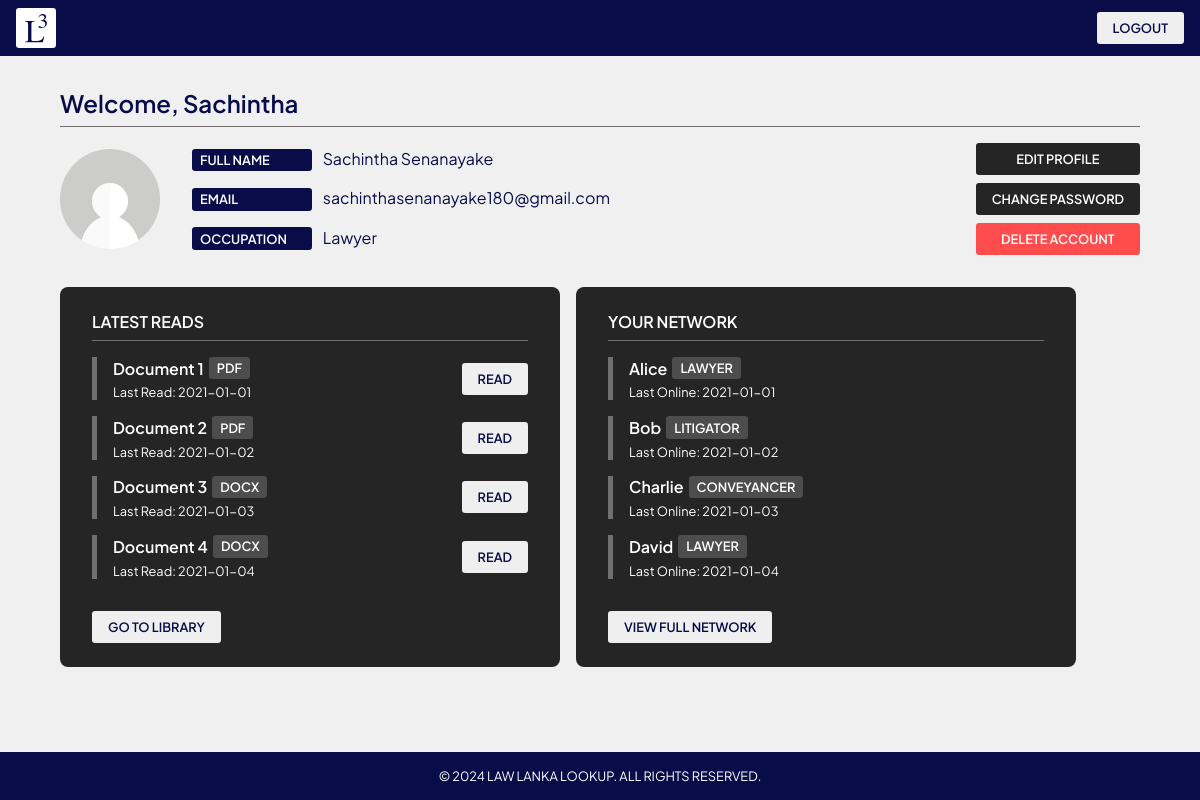
The app's page /dashboard (signed in) with its own data.
### tables this page shows
CREATE TABLE users (
                    id INTEGER PRIMARY KEY AUTOINCREMENT,
                    email TEXT UNIQUE,
                    full_name TEXT,
                    occupation TEXT,
                    password TEXT
                );

### app.py (the view)
@app.route("/dashboard", methods=["GET"])
def dashboard():
    if "user_id" not in session:
        return redirect(url_for("login"))
    status = db.select_user(user_id=session["user_id"])
    if not status["success"]:
        return redirect(url_for("login"))
    user = {
        "first_name": status["user"]["full_name"].split()[0].capitalize(),
        "full_name": status["user"]["full_name"],
        "email": status["user"]["email"],
        "occupation": status["user"]["occupation"],
    }
    return render_template(
        "dashboard.html", user=user, latest_reads=latest_reads, last_online=last_online
    )

### database.py (called while the page is built)
    def get_connection(self):
        conn = sqlite3.connect(self.database_url)
        conn.row_factory = sqlite3.Row
        return conn

    def select_user(self, user_id=None, email=None):
        conn = self.get_connection()
        status = {}
        try:
            cursor = conn.execute(
                """
                SELECT * FROM users
                WHERE id = ? OR email = ?
                """,
                (user_id, email),
            )
            user = cursor.fetchone()
            if user is None:
                raise sqlite3.Error("User does not exist, please register first.")
            status = {
                "success": True,
                "message": "User retrieved successfully.",
                "user": dict(user),
            }
        except sqlite3.Error as e:
            status = {"success": False, "message": str(e)}
        finally:
            conn.close()
        return status

### templates/dashboard.html (shortened to what this page needs)
<!DOCTYPE html>
<html lang="en">
  <head>
    <link
      href="{{ url_for('static', filename='styles/common.css') }}"
      rel="stylesheet"
    />
    <link
      href="{{ url_for('static', filename='styles/dashboard.css') }}"
      rel="stylesheet"
    />
  </head>
  <body class="container cols">
    <header id="navbar" class="rows">
      <img
        src="{{ url_for('static', filename='images/logo.svg') }}"
        alt="Law Lanka Lookup Logo"
        id="logo"
        height="50"
        width="50"
      />
      <section id="nav-buttons" class="rows">
        <button class="button" id="logout">Logout</button>
      </section>
    </header>
    <main class="container cols">
      <section id="profile" class="cols">
        <p class="title" id="welcome">Welcome, {{ user.first_name }}</p>
        <div id="profile-details" class="rows">
          <img
            src="{{ url_for('static', filename='images/avatar.jpg') }}"
            id="profile-image"
            alt="Profile Image"
            height="100"
            width="100"
          />
          <div id="details" class="cols">
            <p><span class="badge">Full Name</span> {{ user.full_name }}</p>
            <p><span class="badge">Email</span> {{ user.email }}</p>
            <p><span class="badge">Occupation</span> {{ user.occupation }}</p>
          </div>
          <div id="controls" class="cols">
            <button class="button secondary">Edit Profile</button>
            <button class="button secondary">Change Password</button>
            <button class="button danger">Delete Account</button>
          </div>
        </div>
      </section>
      <div id="divider" class="rows">
        <section id="latest-reads" class="card cols">
          <p class="card-title">Latest Reads</p>
          <div class="items cols">
            {% for document in latest_reads %}
            <div class="item rows">
              <div class="cols">
                <div class="rows">
                  <p class="name">{{ document.name }}</p>
                  <span class="badge">{{ document.type }}</span>
                </div>
                <p class="small">Last Read: {{ document.date }}</p>
              </div>
              <button class="button">Read</button>
            </div>
            {% endfor %}
          </div>
          <div class="controls">
            <button id="library" class="button">Go to Library</button>
          </div>
        </section>
        <section id="your-network" class="card cols">
          <p class="card-title">Your Network</p>
          <div class="items cols">
            {% for user in last_online %}
            <div class="item rows">
              <div class="cols">
                <div class="rows">
                  <p class="name">{{ user.name }}</p>
                  <span class="badge">{{ user.expertise }}</span>
                </div>
                <p class="small">Last Online: {{ user.last_online }}</p>
              </div>
            </div>
            {% endfor %}
          </div>
          <div class="controls">
            <button id="network" class="button">View Full Network</button>
          </div>
        </section>
      </div>
    </main>
    <footer class="rows">
      <p>&copy; 2024 Law Lanka Lookup. All Rights Reserved.</p>
    </footer>
  </body>
</html>

### static/styles/common.css (style rules this page uses)
:root { --primary-color: #080d49; --secondary-color: #252525; --text-color: #ffffff; --background-color: #f0f0f0; --danger-color: #ff4d4d; --success-color: #00b158; --primary-hover-color: #d6d9f0; --secondary-hover-color: #3a3a3a; --danger-hover-color: #ff6666; --danger-light-hover-color: #ffdfdf; --border-color: #707070; --primary-badge-color: #080d49; --secondary-badge-color: #4d4d4d; --modal-transparent-background: #ffffffdd; }
* { font-family: "Plus Jakarta Sans", sans-serif; box-sizing: border-box; color: var(--primary-color); margin: 0; padding: 0; }
.container { display: flex; height: 100%; }
.cols { display: flex; flex-direction: column; align-items: center; justify-content: center; gap: 1rem; }
.rows { display: flex; flex-direction: row; align-items: center; justify-content: center; gap: 1rem; }
.button { font-family: "Plus Jakarta Sans", sans-serif; font-size: 0.8rem; padding: 0.5rem 1rem; border: none; border-radius: 0.2rem; cursor: pointer; color: var(--primary-color); font-weight: 600; text-transform: uppercase; transition: background-color 0.2s ease-in-out; }
.button.secondary { background-color: var(--secondary-color); color: var(--text-color); }
.button.danger { background-color: var(--danger-color); color: var(--text-color); }
.card { background-color: var(--secondary-color); padding: 1.5rem 2rem; width: 600px; border-radius: 0.5rem; }
.card p, .card label { color: var(--text-color); }
.card p.card-title { font-weight: 600; text-transform: uppercase; margin: 0 0 1rem 0; padding-bottom: 0.5rem; border-bottom: 1px solid var(--border-color); }
.card div.controls { margin-top: 2rem; }
body.container.cols { height: 100vh; background-color: var(--background-color); }
img#logo { cursor: pointer; width: 40px; height: 40px; }
span.badge { background-color: var(--primary-badge-color); color: var(--text-color); padding: 0.2rem 0.5rem; border-radius: 0.2rem; font-size: 0.8rem; font-weight: 600; text-transform: uppercase; }
header { background-color: var(--primary-color); }
header#navbar { width: 100%; justify-content: left; padding: 0.5rem 1rem; }
header#navbar section#nav-buttons { margin-left: auto; }
footer.rows { background-color: var(--primary-color); width: 100%; padding: 1rem 0; }
footer.rows p { color: var(--text-color); text-transform: uppercase; font-size: 0.8rem; }

### static/styles/dashboard.css (style rules this page uses)
main.container.cols { justify-content: flex-start; align-items: flex-start; width: 90%; margin: 1rem auto; gap: 2rem; }
main section#profile { align-items: flex-start; width: 100%; }
main section#profile p.title { font-size: 1.5rem; font-weight: 600; padding-bottom: 0.5rem; border-bottom: 1px solid var(--border-color); width: 100%; }
main section#profile img#profile-image { border-radius: 100%; }
main section#profile div#profile-details { gap: 2rem; width: 100%; }
main section#profile div#profile-details div#details { align-items: flex-start; }
main section#profile div#profile-details div#details span.badge { margin-right: 0.5rem; width: 120px; display: inline-block; }
main section#profile div#controls { align-items: flex-start; margin-left: auto; gap: 0.5rem; }
main section#profile div#controls button { width: 100%; }
main div#divider { flex: 1; align-items: flex-start; justify-content: flex-start; width: 100%; }
main div#divider section.card { align-items: flex-start; gap: 0; width: 500px; }
main div#divider section.card p.card-title { width: 100%; }
main div#divider section.card div.items { width: 100%; align-items: flex-start; }
main div#divider section.card div.items div.item { padding-left: 1rem; border-left: 5px solid var(--border-color); width: 100%; }
main div#divider section.card div.items div.item div.cols { align-items: flex-start; gap: 5px; width: 100%; }
main div#divider section.card div.items div.item div.cols div.rows { gap: 5px; }
main div#divider section.card div.items div.item div.cols div.rows p.name { font-weight: 600; }
main div#divider section.card div.items div.item div.cols div.rows span.badge { background-color: var(--secondary-badge-color); }
main div#divider section.card div.items div.item p.small { font-size: 0.8rem; color: var(--text-color); }

### records on screen
users: full_name "Sachintha Senanayake", email "sachinthasenanayake180@gmail.com", occupation "Lawyer"

### other values on screen
{{ user.first_name }} "Sachintha"
{{ document.name }} "Document 1" "Document 2" "Document 3" "Document 4"
{{ document.type }} "PDF" "PDF" "DOCX" "DOCX"
{{ document.date }} "2021-01-01" "2021-01-02" "2021-01-03" "2021-01-04"
{{ user.name }} "Alice" "Bob" "Charlie" "David"
{{ user.expertise }} "LAWYER" "LITIGATOR" "CONVEYANCER" "LAWYER"
{{ user.last_online }} "2021-01-01" "2021-01-02" "2021-01-03" "2021-01-04"
